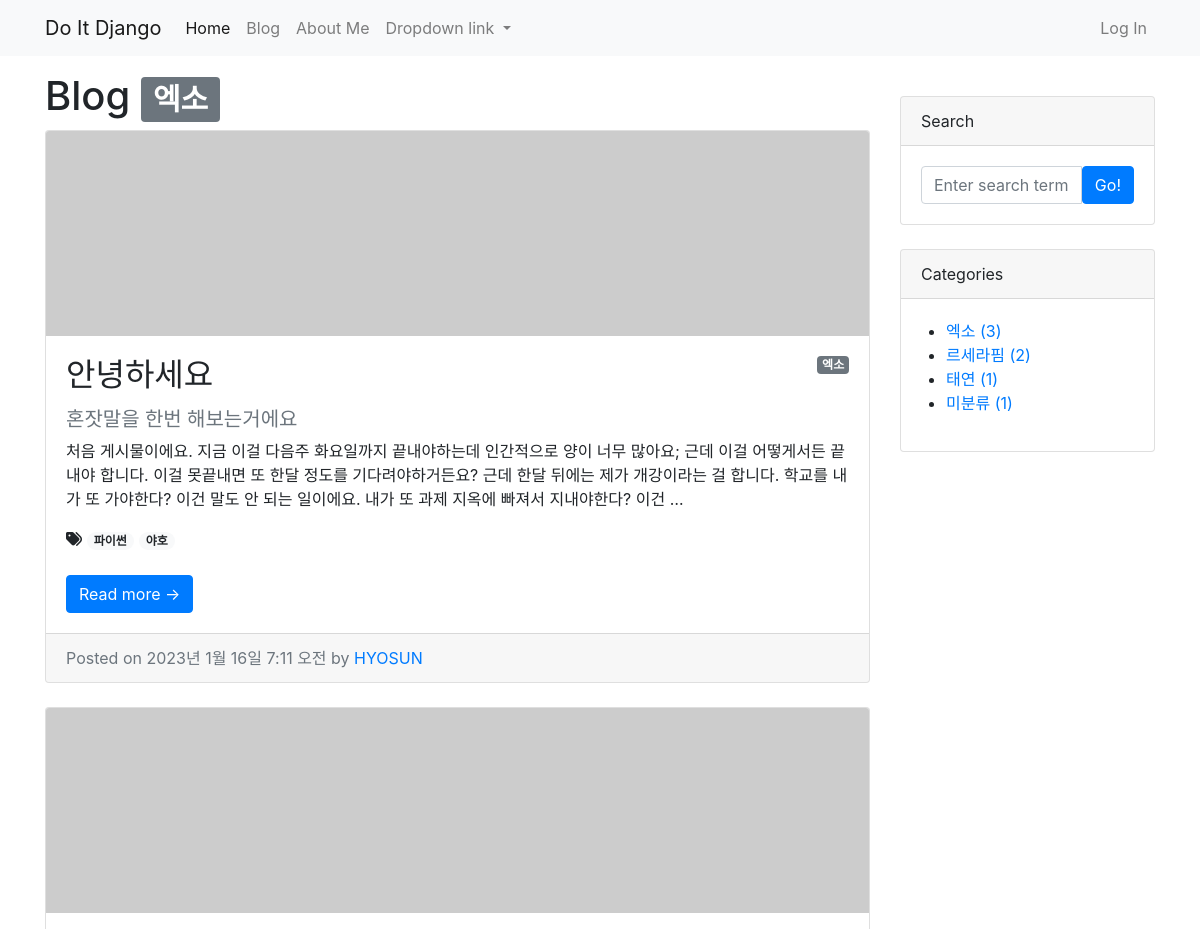
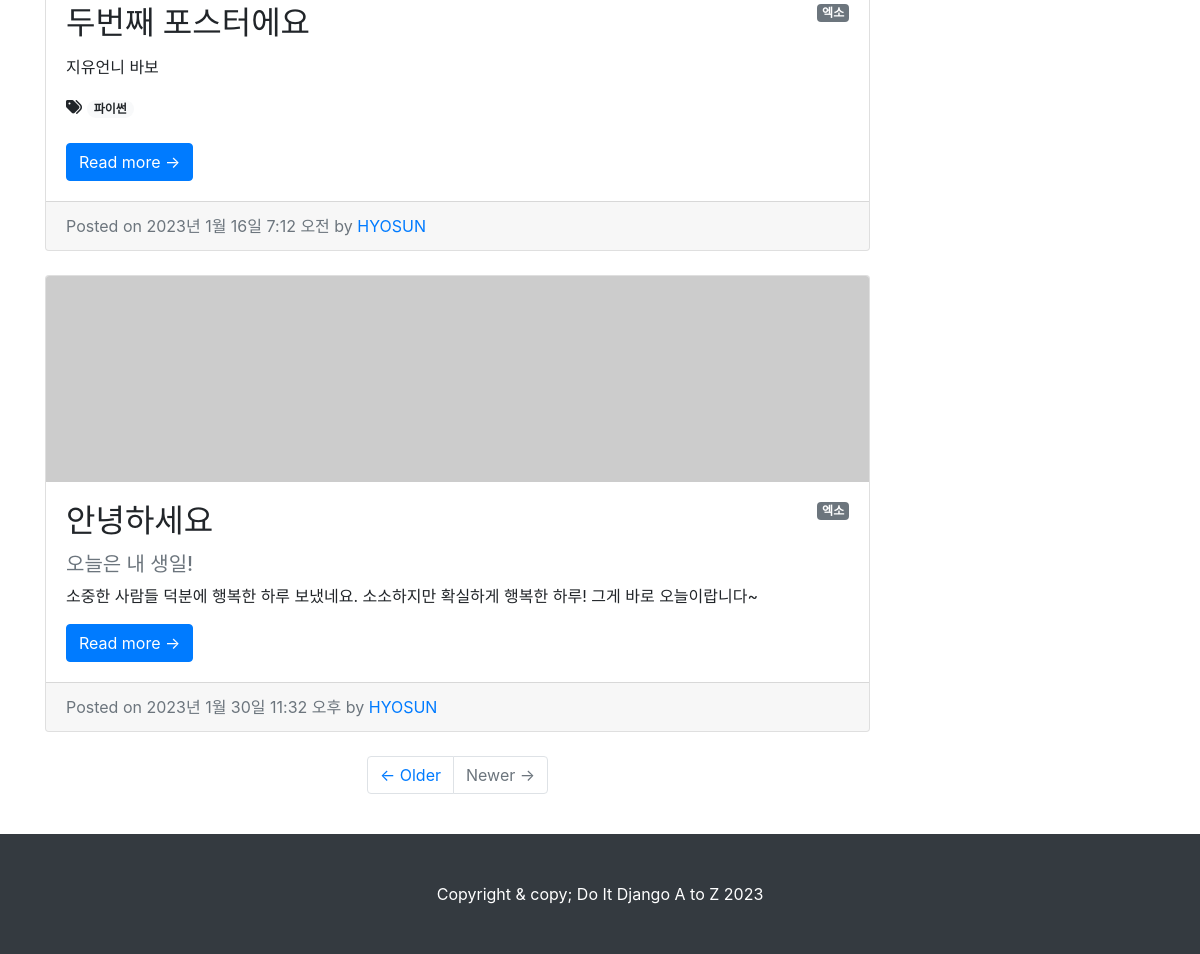
Screenshot of /blog/category/엑소/ with the database file from the repository (2 pictures, top to bottom).
### blog/models.py (models this page shows, shortened)
class Category(models.Model):
    name = models.CharField(max_length=50, unique=True) # 카테고리 이름 / unique=True: 동일한 name을 갖는 카테고리를 만들 수 없다.
    slug = models.SlugField(max_length=200, unique=True, allow_unicode=True) # slugField : 사람이 읽을 수 있는 텍스트. 고유 URL을 만들고 싶을 때 주로 사용.
    def __str__(self):
        return self.name
    def get_absolute_url(self):
        return f'/blog/category/{self.slug}/'
    class Meta: #복수형 직접 입력
        verbose_name_plural = 'Categories'

class Post(models.Model):
    title = models.CharField(max_length=30) #제목
    hook_text = models.CharField(max_length=100, blank=True)
    content = models.TextField() #내용
    head_image = models.ImageField(upload_to='blog/images/%Y/%m/%d/', blank=True) #서로 다른 위치에 저장해야 시간 단축 가능 / blank=True는 필수 항목이 아니라는 뜻
    file_upload = models.FileField(upload_to='blog/files/%Y/%m/%d/', blank=True)
    created_at = models.DateTimeField(auto_now_add=True) #작성일
    updated_at = models.DateTimeField(auto_now=True)
    author = models.ForeignKey(User, null=True, on_delete=models.SET_NULL) #포스트의 작성자가 데베에서 삭제되면 작성자명을 빈칸으로 둔다
    category = models.ForeignKey(Category, null=True, blank=True, on_delete=models.SET_NULL)
    tags = models.ManyToManyField(Tag, blank=True)
    def get_absolute_url(self):
        return f'/blog/{self.pk}/'

class Tag(models.Model):
    name = models.CharField(max_length=50)
    slug = models.SlugField(max_length=200, unique=True, allow_unicode=True)
    def __str__(self):
        return self.name
    def get_absolute_url(self):
        return f'/blog/tag/{self.slug}/'

### blog/views.py (the view)
# urls.py: path('/category/<str:slug>/', views.category_page),
def category_page(request, slug):
    if slug == 'no_category':
        category = '미분류'
        post_list = Post.objects.filter(category=None)
    else:
        category = Category.objects.get(slug=slug)
        post_list = Post.objects.filter(category=category)
    return render(
        request,
        'blog/post_list.html',
        {
            'post_list': post_list,
            'categories': Category.objects.all(), # 페이지의 오른쪽에 위치한 카테고리 카드를 채워준다.
            'no_category_post_count': Post.objects.filter(category=None).count(), # 카테고리 카드 맨 아래에 미분류 포스트와 개수를 알려준다.
            'category': category # 페이지 타이틀 옆에 카테고리 이름을 알려준다.
        }
    )

### blog/templates/blog/post_list.html
{% extends 'blog/base.html' %}
{% block main_area %}
    <h1>Blog {% if category %}<span class="badge badge-secondary">{{ category }}</span>{% endif %}
        {% if tag %}<span class="badge badge-light"><i class="fas fa-tags"></i> {{ tag }} ({{ tag.post_set.count }})</span>{% endif %}</h1>
    {% if post_list.exists %}
        {% for p in post_list %}
            <div class="card mb-4" id="post-{{ p.pk }}">
                {% if p.head_image %}
                    <img class="card-img-top" src="{{ p.head_image.url }}" alt="{{ p }} head image"/>
                {% else %}
                    <img class="card-img-top" src="https://picsum.photos/seed/{{ p.id }}/800/200" alt="random_image">
                {% endif %}
                <div class="card-body">
                    {% if p.category %}
                        <span class="badge badge-secondary float-right">{{ p.category }}</span>
                    {% else %}
                        <span class="badge badge-secondary float-right">미분류</span>
                    {% endif %}
                    <h2 class="card-title">{{ p.title }}</h2>
                    {% if p.hook_text %}
                        <h5 class="text-muted">{{ p.hook_text }}</h5>
                    {% endif %}
                    <p class="card-text">{{ p.content | truncatewords:45 }}</p>
                    {% if p.tags.exists %}
                        <i class="fas fa-tags"></i>
                        {% for tag in p.tags.iterator %}
                            <a href="{{ tag.get_absolute_url }}"><span
                                    class="badge badge-pill badge-light">{{ tag }}</span></a>
                        {% endfor %}
                        <br/>
                        <br/>
                    {% endif %}
                    <a href="{{ p.get_absolute_url }}" class="btn btn-primary">Read more &rarr;</a>
                </div>
                <div class="card-footer text-muted">
                    Posted on {{ p.created_at }} by
                    <a href="#">{{ p.author | upper }}</a>
                </div>
            </div>
        {% endfor %}
    {% else %}
        <h3>아직 게시물이 없습니다.</h3>
    {% endif %}
    <ul class="pagination justify-content-center mb-4">
        <li class="page-item">
            <a class="page-link" href="#">&larr; Older</a>
        </li>
        <li class="page-item disabled">
            <a class="page-link" href="#">Newer &rarr;</a>
        </li>
    </ul>
{% endblock %}

### blog/templates/blog/base.html (shortened to what this page needs)
<!DOCTYPE html>
{% load static %}
<html>
<head>
    <link rel="stylesheet" href="{% static 'blog/bootstrap/bootstrap.min.css' %}" media="screen">
</head>
<body>
{% include 'blog/navbar.html' %}
<div class="container my-3">
    <div class="row">
        <div class="col-md-8 col-lg-9" id="main-area">
            {% block main_area %}
            {% endblock %}
        </div>
        <div class="col-md-4 col-lg-3">
            <div class="card my-4">
                <div class="card-header">Search</div>
                <div class="card-body">
                    <div class="input-group">
                        <input class="form-control" type="text" placeholder="Enter search term..."
                               aria-label="Enter search term..." aria-describedby="button-search"/>
                        <button class="btn btn-primary" id="button-search" type="button">Go!</button>
                    </div>
                </div>
            </div>
            <div class="card my-4" id="categories-card">
                <div class="card-header">Categories</div>
                <div class="card-body">
                    <div class="row">
                        <ul>
                            {% for category in categories %}
                                <li>
                                    <a href="{{ category.get_absolute_url }}">{{ category }} ({{ category.post_set.count }})</a>
                                </li>
                            {% endfor %}
                            <li>
                                <a href="/blog/category/no_category/">미분류 ({{ no_category_post_count }})</a>
                            </li>
                        </ul>
                    </div>
                </div>
            </div>
        </div>
    </div>
</div>
{% include 'blog/footer.html' %}
</body>
</html>

### rows the page displays
Category: name "엑소", post_set.count "3"
Post: category "엑소", title "안녕하세요", hook_text "혼잣말을 한번 해보는거에요", content "처음 게시물이에요. 지금 이걸 다음주 화요일까지 끝내야하는데 인간적으로 양이 너무 많아요; 근데 이걸 어떻게서든 끝내야 합니다. 이걸 못끝내면 또 한달 정도를 기다려야하거든요? 근데 한달 뒤에는 제가 개강이라는 걸 합니다. 학교를 내가 또 가야한다? 이건 말도 안 되는 일이에요. 내가 또 과제 지옥에 빠져서 지내야한다? 이건 …", created_at "2023년 1월 16일 7:11 오전", author "HYOSUN"
Tag: name "파이썬"
Tag: name "야호"
Post: category "엑소", title "두번째 포스터에요", content "지유언니 바보", created_at "2023년 1월 16일 7:12 오전", author "HYOSUN"
Post: category "엑소", title "안녕하세요", hook_text "오늘은 내 생일!", content "소중한 사람들 덕분에 행복한 하루 보냈네요. 소소하지만 확실하게 행복한 하루! 그게 바로 오늘이랍니다~", created_at "2023년 1월 30일 11:32 오후", author "HYOSUN"
Category: name "르세라핌", post_set.count "2"
Category: name "태연", post_set.count "1"

### other values shown
{{ no_category_post_count }} "1"
